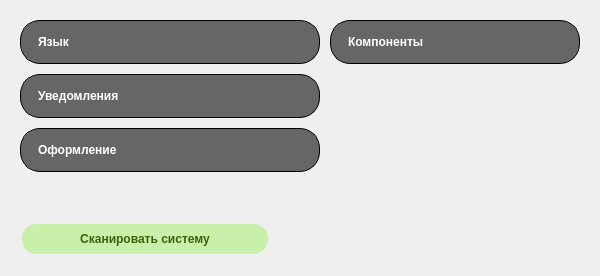
          <widget class="QWidget" name="settingsPage">
           <property name="styleSheet">
            <string notr="true"/>
           </property>
           <layout class="QVBoxLayout" name="verticalLayout_7">
            <property name="spacing">
             <number>5</number>
            </property>
            <property name="leftMargin">
             <number>20</number>
            </property>
            <property name="topMargin">
             <number>20</number>
            </property>
            <property name="rightMargin">
             <number>20</number>
            </property>
            <property name="bottomMargin">
             <number>20</number>
            </property>
            <item>
             <widget class="QWidget" name="widgetSettings" native="true">
              <property name="styleSheet">
               <string notr="true">
/* Основная вкладка */
/*
#widgetSettings {
	border-radius:20px;
	background-color: rgb(102, 102, 102);
}
#widgetSettings[style=&quot;light&quot;] {
	border-radius:20px;
	background-color: rgb(199, 199, 199);
}
*/

/* Две саб вкладки */
#settingsLanguage,
#settingsNotification, 
#settingsTheme,
#settingsPluginsInfo {
	background-color: rgb(102, 102, 102);
	border-radius: 20px;
	border: 1px solid;
	padding: 10px;

	border-color: black;
}
#settingsLanguage[style=&quot;light&quot;],
#settingsNotification[style=&quot;light&quot;],
#settingsTheme[style=&quot;light&quot;],
#settingsPluginsInfo[style=&quot;light&quot;] {
	background-color: rgb(199, 199, 199);
	border-radius: 20px;
	border: 0px solid;
	padding: 10px;
}


/* Правило для текста */
QLabel {
	font: 500 12pt &quot;Roboto&quot;;
	font-weight: bold;
	border:none;
	background-color: transparent;
 	margin: 10px;
}
QLabel {
	color: white;
}
QLabel[style=&quot;light&quot;] {
	color: black;
}


/* кнопка сканирования системы */
#pbScanSystem {
	border: 1px solid; 
	border-radius: 14px;

	margin: 2px;

	font: 400 8pt &quot;Roboto&quot;;
	font-weight: bold;

	background-color: rgb(200, 240, 170);
	border-color: rgb(200, 240, 170);
	color: rgb(55, 100, 10);
}
#pbScanSystem:disabled {
	background-color: rgb(211, 215, 207);
	border-color: rgb(211, 215, 207);
	color: rgb(238, 238, 236);
}</string>
              </property>
              <property name="style" stdset="0">
               <string/>
              </property>
              <layout class="QVBoxLayout" name="verticalLayout_19">
               <property name="spacing">
                <number>10</number>
               </property>
               <property name="leftMargin">
                <number>0</number>
               </property>
               <property name="topMargin">
                <number>0</number>
               </property>
               <property name="rightMargin">
                <number>0</number>
               </property>
               <property name="bottomMargin">
                <number>0</number>
               </property>
               <item>
                <layout class="QHBoxLayout" name="horizontalLayout_13" stretch="0,1">
                 <property name="spacing">
                  <number>0</number>
                 </property>
                 <item>
                  <layout class="QHBoxLayout" name="horizontalLayout_10" stretch="0,1">
                   <property name="spacing">
                    <number>10</number>
                   </property>
                   <item>
                    <layout class="QVBoxLayout" name="verticalLayout_18">
                     <property name="spacing">
                      <number>10</number>
                     </property>
                     <property name="topMargin">
                      <number>0</number>
                     </property>
                     <item>
                      <widget class="QWidget" name="settingsLanguage" native="true">
                       <property name="minimumSize">
                        <size>
                         <width>300</width>
                         <height>0</height>
                        </size>
                       </property>
                       <layout class="QVBoxLayout" name="verticalLayout_15">
                        <property name="spacing">
                         <number>5</number>
                        </property>
                        <property name="leftMargin">
                         <number>5</number>
                        </property>
                        <property name="topMargin">
                         <number>5</number>
                        </property>
                        <property name="rightMargin">
                         <number>5</number>
                        </property>
                        <property name="bottomMargin">
                         <number>5</number>
                        </property>
                        <item>
                         <widget class="QLabel" name="labelLanguage">
                          <property name="text">
                           <string>Язык</string>
                          </property>
                         </widget>
                        </item>
                       </layout>
                      </widget>
                     </item>
                     <item>
                      <widget class="QWidget" name="settingsNotification" native="true">
                       <property name="minimumSize">
                        <size>
                         <width>300</width>
                         <height>0</height>
                        </size>
                       </property>
                       <layout class="QVBoxLayout" name="verticalLayout_3">
                        <property name="spacing">
                         <number>5</number>
                        </property>
                        <property name="leftMargin">
                         <number>5</number>
                        </property>
                        <property name="topMargin">
                         <number>5</number>
                        </property>
                        <property name="rightMargin">
                         <number>5</number>
                        </property>
                        <property name="bottomMargin">
                         <number>5</number>
                        </property>
                        <item>
                         <widget class="QLabel" name="labelNotification">
                          <property name="text">
                           <string>Уведомления</string>
                          </property>
                         </widget>
                        </item>
                       </layout>
                      </widget>
                     </item>
                     <item>
                      <widget class="QWidget" name="settingsTheme" native="true">
                       <property name="minimumSize">
                        <size>
                         <width>300</width>
                         <height>0</height>
                        </size>
                       </property>
                       <layout class="QVBoxLayout" name="verticalLayout_6">
                        <property name="spacing">
                         <number>5</number>
                        </property>
                        <property name="leftMargin">
                         <number>5</number>
                        </property>
                        <property name="topMargin">
                         <number>5</number>
                        </property>
                        <property name="rightMargin">
                         <number>5</number>
                        </property>
                        <property name="bottomMargin">
                         <number>5</number>
                        </property>
                        <item>
                         <widget class="QLabel" name="labelTheme">
                          <property name="text">
                           <string>Оформление</string>
                          </property>
                         </widget>
                        </item>
                       </layout>
                      </widget>
                     </item>
                     <item>
                      <spacer name="verticalSpacer">
                       <property name="orientation">
                        <enum>Qt::Vertical</enum>
                       </property>
                       <property name="sizeHint" stdset="0">
                        <size>
                         <width>20</width>
                         <height>40</height>
                        </size>
                       </property>
                      </spacer>
                     </item>
                    </layout>
                   </item>
                   <item>
                    <layout class="QVBoxLayout" name="verticalLayout_16" stretch="0,1">
                     <property name="spacing">
                      <number>10</number>
                     </property>
                     <property name="topMargin">
                      <number>0</number>
                     </property>
                     <item>
                      <widget class="QWidget" name="settingsPluginsInfo" native="true">
                       <property name="minimumSize">
                        <size>
                         <width>250</width>
                         <height>0</height>
                        </size>
                       </property>
                       <layout class="QVBoxLayout" name="verticalLayout_14">
                        <property name="spacing">
                         <number>5</number>
                        </property>
                        <property name="leftMargin">
                         <number>5</number>
                        </property>
                        <property name="topMargin">
                         <number>5</number>
                        </property>
                        <property name="rightMargin">
                         <number>5</number>
                        </property>
                        <property name="bottomMargin">
                         <number>5</number>
                        </property>
                        <item>
                         <widget class="QLabel" name="labelPluginsInfo">
                          <property name="text">
                           <string>Компоненты</string>
                          </property>
                         </widget>
                        </item>
                       </layout>
                      </widget>
                     </item>
                     <item>
                      <spacer name="verticalSpacer_2">
                       <property name="orientation">
                        <enum>Qt::Vertical</enum>
                       </property>
                       <property name="sizeHint" stdset="0">
                        <size>
                         <width>20</width>
                         <height>40</height>
                        </size>
                       </property>
                      </spacer>
                     </item>
                    </layout>
                   </item>
                  </layout>
                 </item>
                 <item>
                  <spacer name="horizontalSpacer_8">
                   <property name="orientation">
                    <enum>Qt::Horizontal</enum>
                   </property>
                   <property name="sizeHint" stdset="0">
                    <size>
                     <width>0</width>
                     <height>20</height>
                    </size>
                   </property>
                  </spacer>
                 </item>
                </layout>
               </item>
               <item>
                <layout class="QHBoxLayout" name="horizontalLayout_6" stretch="0,0,1">
                 <property name="spacing">
                  <number>0</number>
                 </property>
                 <item>
                  <spacer name="horizontalSpacer_2">
                   <property name="orientation">
                    <enum>Qt::Horizontal</enum>
                   </property>
                   <property name="sizeHint" stdset="0">
                    <size>
                     <width>0</width>
                     <height>20</height>
                    </size>
                   </property>
                  </spacer>
                 </item>
                 <item>
                  <widget class="QPushButton" name="pbScanSystem">
                   <property name="minimumSize">
                    <size>
                     <width>250</width>
                     <height>34</height>
                    </size>
                   </property>
                   <property name="maximumSize">
                    <size>
                     <width>16777215</width>
                     <height>34</height>
                    </size>
                   </property>
                   <property name="text">
                    <string>Сканировать систему</string>
                   </property>
                  </widget>
                 </item>
                 <item>
                  <spacer name="horizontalSpacer_3">
                   <property name="orientation">
                    <enum>Qt::Horizontal</enum>
                   </property>
                   <property name="sizeHint" stdset="0">
                    <size>
                     <width>40</width>
                     <height>20</height>
                    </size>
                   </property>
                  </spacer>
                 </item>
                </layout>
               </item>
              </layout>
             </widget>
            </item>
           </layout>
          </widget>
